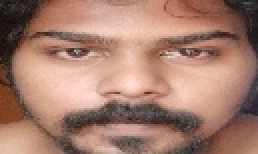
#> input picture dbimg/Arun/1.jpg, 129 x 77 px, found by its file name (shown 2 times larger); its folder holds only this picture in this run
$ python readImg.py
#> lines starting #> are read from the running program, lines starting #| are printed output that depends on the picture
import cv2
import requests
import numpy as np
import json
import argparse
import signal
import logging
import datetime, time
from scipy import spatial
import os

face_api = "http://192.168.1.3:5000/inferImage?returnFaceId=true&detector=yolo&returnFaceLandmarks=true"

parser = argparse.ArgumentParser(description='Home pro security system')
args = parser.parse_args()

# initialize database
db = {"names":[],"embeddings":[]}
dbtree = ""
try:
    db = json.loads(open('att_db.txt').read())
    print(db);
    dbtree = spatial.KDTree(db["embeddings"])
except:
    pass

# search for a face in the db
def identify_face(embedding):
    if dbtree != "":
        dist, idx = dbtree.query(embedding)
        name = db["names"][idx]
        if dist > (0.4):
            name = "unknown"
    else:
        name = "unknown"

    return name

# enroll a new face into db
def enroll(embedding, face):
    global dbtree
    facename = "Arun"
    enroll.counter += 1
    if not os.path.exists("dbimg/%s"%(facename)):
        os.makedirs("dbimg/%s"%(facename))

    db["names"].append(facename)
    db["embeddings"].append(embedding)
    print("Enrolled %s into db!"%facename)

    dbtree = spatial.KDTree(db["embeddings"])

    with open('att_db.txt','w') as att:
        att.write(json.dumps(db))

    exit(0)

enroll.counter = 0

image = cv2.imread('1.jpg')
#> image is the input picture: shape (77, 129, 3); mean B, G, R 110.9, 125.4, 166.2
key = cv2.waitKey(1) & 0xFF
#> (key Esc is pressed here)

frame = cv2.resize(image, (int(320),int(240)))
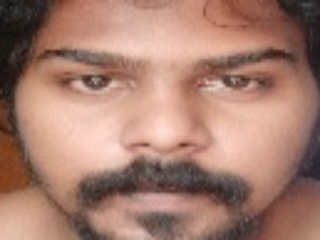
#> frame: shape (240, 320, 3); mean B, G, R 110.8, 125.3, 166

r, imgbuf = cv2.imencode(".bmp", frame)
image = {'pic':bytearray(imgbuf)}

#> (the run stopped early here; a loop or call above may not have finished)
